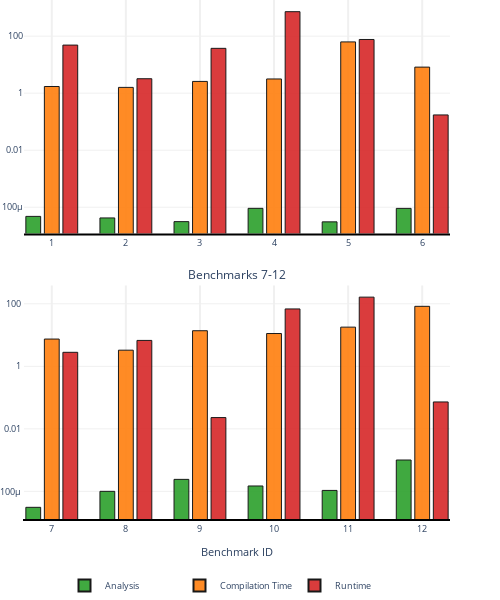

Notebook code cell kept with this figure:
### Code cell
# Filter for sparse with propagation
df_sparse = df[df["method"] == "Sparse (prop=true)"]

# Melt the data
df_melt = df_sparse.melt(
    id_vars=["file_name", "method", "benchmark_id"],
    value_vars=["analysis", "compilation_time", "runtime"],
    var_name="metric",
    value_name="value"
)

# Create custom color mapping
color_map = {
    "analysis": "#2ca02c",  # Green for analysis
    "compilation_time": "#ff7f0e",  # Orange for compilation
    "runtime": "#d62728"  # Red for runtime
}

# Split benchmarks into two groups
all_benchmarks = sorted(df_melt["benchmark_id"].unique())
benchmarks_1 = all_benchmarks[:6]  # First 6 benchmarks
benchmarks_2 = all_benchmarks[6:]  # Remaining benchmarks

# Create subplots with 2 rows, 1 column
fig = make_subplots(
    rows=2, cols=1,
    subplot_titles=('Benchmarks 1-6', 'Benchmarks 7-12'),
    vertical_spacing=0.1,
    row_heights=[0.5, 0.5]
)

# Function to add bars to a subplot
def add_benchmark_subplot(fig, benchmarks, row):
    for metric in ["analysis", "compilation_time", "runtime"]:
        metric_data = df_melt[(df_melt["metric"] == metric) & 
                            (df_melt["benchmark_id"].isin(benchmarks))]
        
        x_positions = []
        benchmark_ticks = []
        current_x = 0
        
        for benchmark_id in benchmarks:
            x_positions.extend([current_x, current_x + 1, current_x + 2])
            benchmark_ticks.append(current_x + 1)  # Center of each group
            current_x += 4  # Space between benchmark groups
        
        # Get y values in correct order
        y_values = []
        for benchmark_id in benchmarks:
            benchmark_data = metric_data[metric_data["benchmark_id"] == benchmark_id]
            if not benchmark_data.empty:
                y_values.append(benchmark_data["value"].iloc[0])
            else:
                y_values.append(0)
        
        fig.add_trace(go.Bar(
            x=[i + (list(color_map.keys()).index(metric)) for i in range(0, len(benchmarks) * 4, 4)],
            y=y_values,
            name=metric.replace("_", " ").title(),
            marker_color=color_map[metric],
            marker_line_width=1,
            marker_line_color='black',
            opacity=0.9,
            width=0.8,
            showlegend=(row == 1),  # Only show legend for first row
            hovertemplate=(
                'Benchmark: %{customdata}<br>' +
                'Metric: ' + metric.replace("_", " ").title() + '<br>' +
                'Time: %{y:.3f}s<br>' +
                '<extra></extra>'
            ),
            customdata=benchmarks
        ), row=row, col=1)

# Add both subplots
add_benchmark_subplot(fig, benchmarks_1, 1)
add_benchmark_subplot(fig, benchmarks_2, 2)

# Apply professional styling
fig.update_layout(
    title=dict(
        #text="Analysis Time vs Compilation Time vs Runtime (propagation=true)",
        x=0.5,
        xanchor='center',
        font=dict(size=14, color='#2c3e50'),
        y=0.95
    ),
    plot_bgcolor='white',
    paper_bgcolor='white',
    legend=dict(
        orientation="h",
        yanchor="top",
        y=-0.10,
        xanchor="center",
        x=0.5,
        font=dict(size=9),
        itemsizing='constant',
        entrywidth=70,
    ),
    margin=dict(t=0, b=0, l=0, r=50),  # Increased bottom margin for legend
    font=dict(size=9),
    hovermode='closest',
    width=500,  # Narrow width for single column
    height=600  # Increased height for two rows
)

# Customize x-axes
for row, benchmarks in enumerate([benchmarks_1, benchmarks_2], 1):
    fig.update_xaxes(
        tickvals=list(range(1, len(benchmarks) * 4, 4)),
        ticktext=[str(bid) for bid in benchmarks],
        row=row, col=1,
        showgrid=True,
        gridwidth=2,
        gridcolor='#f0f0f0',
        linecolor='black',
        linewidth=2,
        tickfont=dict(size=9),
        title_text="Benchmark ID" if row == 2 else ""
    )

# Customize y-axes with log scale
fig.update_yaxes(
    type='log',
    showgrid=True,
    gridwidth=1,
    gridcolor='#f0f0f0',
    #linecolor='black',
    #linewidth=1,
    tickfont=dict(size=9),
    #title_text="Time (s) - Log Scale",
    row=1, col=1
)

fig.update_yaxes(
    type='log',
    showgrid=True,
    gridwidth=1,
    gridcolor='#f0f0f0',
    #linecolor='black',
    linewidth=1,
    tickfont=dict(size=9),
    #title_text="Time (s) - Log Scale", 
    row=2, col=1
)

# Improve legend labels
fig.update_traces(
    name='Analysis',
    selector=dict(name='Analysis')
)
fig.update_traces(
    name='Compilation Time', 
    selector=dict(name='Compilation Time')
)
fig.update_traces(
    name='Runtime',
    selector=dict(name='Runtime')
)
fig.add_annotation(
        xref="paper",
        yref="paper",
        x=-0.1,
        y=0.5,
        text="Time (s) - Log Scale",
        showarrow=False,
        textangle=-90
)
fig.update_annotations(font_size=12)

fig.show()
pio.write_image(fig, "einsum_analysis_time.svg", width=500, height=600)

### Figure 1 — Plotly figure (JSON) as saved in the notebook; plotly's stock layout.template omitted (floating-point values rounded to 4 significant figures)
{"data": [{"customdata": [1, 2, 3, 4, 5, 6], "hovertemplate": "Benchmark: %{customdata}<br>Metric: Analysis<br>Time: %{y:.3f}s<br><extra></extra>", "marker": {"color": "#2ca02c", "line": {"color": "black", "width": 1}}, "name": "Analysis", "opacity": 0.9, "showlegend": true, "type": "bar", "width": 0.8, "x": [0, 4, 8, 12, 16, 20], "xaxis": "x", "y": [4.771e-05, 4.216e-05, 3.125e-05, 9.152e-05, 3.065e-05, 9.117e-05], "yaxis": "y"}, {"customdata": [1, 2, 3, 4, 5, 6], "hovertemplate": "Benchmark: %{customdata}<br>Metric: Compilation Time<br>Time: %{y:.3f}s<br><extra></extra>", "marker": {"color": "#ff7f0e", "line": {"color": "black", "width": 1}}, "name": "Compilation Time", "opacity": 0.9, "showlegend": true, "type": "bar", "width": 0.8, "x": [1, 5, 9, 13, 17, 21], "xaxis": "x", "y": [1.717, 1.597, 2.588, 3.153, 62.91, 8.215], "yaxis": "y"}, {"customdata": [1, 2, 3, 4, 5, 6], "hovertemplate": "Benchmark: %{customdata}<br>Metric: Runtime<br>Time: %{y:.3f}s<br><extra></extra>", "marker": {"color": "#d62728", "line": {"color": "black", "width": 1}}, "name": "Runtime", "opacity": 0.9, "showlegend": true, "type": "bar", "width": 0.8, "x": [2, 6, 10, 14, 18, 22], "xaxis": "x", "y": [48.62, 3.212, 37.4, 722.2, 76.47, 0.1727], "yaxis": "y"}, {"customdata": [7, 8, 9, 10, 11, 12], "hovertemplate": "Benchmark: %{customdata}<br>Metric: Analysis<br>Time: %{y:.3f}s<br><extra></extra>", "marker": {"color": "#2ca02c", "line": {"color": "black", "width": 1}}, "name": "Analysis", "opacity": 0.9, "showlegend": false, "type": "bar", "width": 0.8, "x": [0, 4, 8, 12, 16, 20], "xaxis": "x2", "y": [3.085e-05, 0.0001001, 0.000242, 0.0001486, 0.0001071, 0.001007], "yaxis": "y2"}, {"customdata": [7, 8, 9, 10, 11, 12], "hovertemplate": "Benchmark: %{customdata}<br>Metric: Compilation Time<br>Time: %{y:.3f}s<br><extra></extra>", "marker": {"color": "#ff7f0e", "line": {"color": "black", "width": 1}}, "name": "Compilation Time", "opacity": 0.9, "showlegend": false, "type": "bar", "width": 0.8, "x": [1, 5, 9, 13, 17, 21], "xaxis": "x2", "y": [7.45, 3.284, 13.76, 11.2, 17.94, 83.05], "yaxis": "y2"}, {"customdata": [7, 8, 9, 10, 11, 12], "hovertemplate": "Benchmark: %{customdata}<br>Metric: Runtime<br>Time: %{y:.3f}s<br><extra></extra>", "marker": {"color": "#d62728", "line": {"color": "black", "width": 1}}, "name": "Runtime", "opacity": 0.9, "showlegend": false, "type": "bar", "width": 0.8, "x": [2, 6, 10, 14, 18, 22], "xaxis": "x2", "y": [2.806, 6.741, 0.02293, 68.52, 163.5, 0.07249], "yaxis": "y2"}], "layout": {"annotations": [{"font": {"size": 12}, "showarrow": false, "text": "Benchmarks 1-6", "x": 0.5, "xanchor": "center", "xref": "paper", "y": 1, "yanchor": "bottom", "yref": "paper"}, {"font": {"size": 12}, "showarrow": false, "text": "Benchmarks 7-12", "x": 0.5, "xanchor": "center", "xref": "paper", "y": 0.45, "yanchor": "bottom", "yref": "paper"}, {"font": {"size": 12}, "showarrow": false, "text": "Time (s) - Log Scale", "textangle": -90, "x": -0.1, "xref": "paper", "y": 0.5, "yref": "paper"}], "font": {"size": 9}, "height": 600, "hovermode": "closest", "legend": {"entrywidth": 70, "font": {"size": 9}, "itemsizing": "constant", "orientation": "h", "x": 0.5, "xanchor": "center", "y": -0.1, "yanchor": "top"}, "margin": {"b": 0, "l": 0, "r": 50, "t": 0}, "paper_bgcolor": "white", "plot_bgcolor": "white", "title": {"font": {"color": "#2c3e50", "size": 14}, "x": 0.5, "xanchor": "center", "y": 0.95}, "width": 500, "xaxis": {"anchor": "y", "domain": [0, 1], "gridcolor": "#f0f0f0", "gridwidth": 2, "linecolor": "black", "linewidth": 2, "showgrid": true, "tickfont": {"size": 9}, "ticktext": ["1", "2", "3", "4", "5", "6"], "tickvals": [1, 5, 9, 13, 17, 21], "title": {"text": ""}}, "xaxis2": {"anchor": "y2", "domain": [0, 1], "gridcolor": "#f0f0f0", "gridwidth": 2, "linecolor": "black", "linewidth": 2, "showgrid": true, "tickfont": {"size": 9}, "ticktext": ["7", "8", "9", "10", "11", "12"], "tickvals": [1, 5, 9, 13, 17, 21], "title": {"text": "Benchmark ID"}}, "yaxis": {"anchor": "x", "domain": [0.55, 1], "gridcolor": "#f0f0f0", "gridwidth": 1, "showgrid": true, "tickfont": {"size": 9}, "type": "log"}, "yaxis2": {"anchor": "x2", "domain": [0, 0.45], "gridcolor": "#f0f0f0", "gridwidth": 1, "linewidth": 1, "showgrid": true, "tickfont": {"size": 9}, "type": "log"}}}
